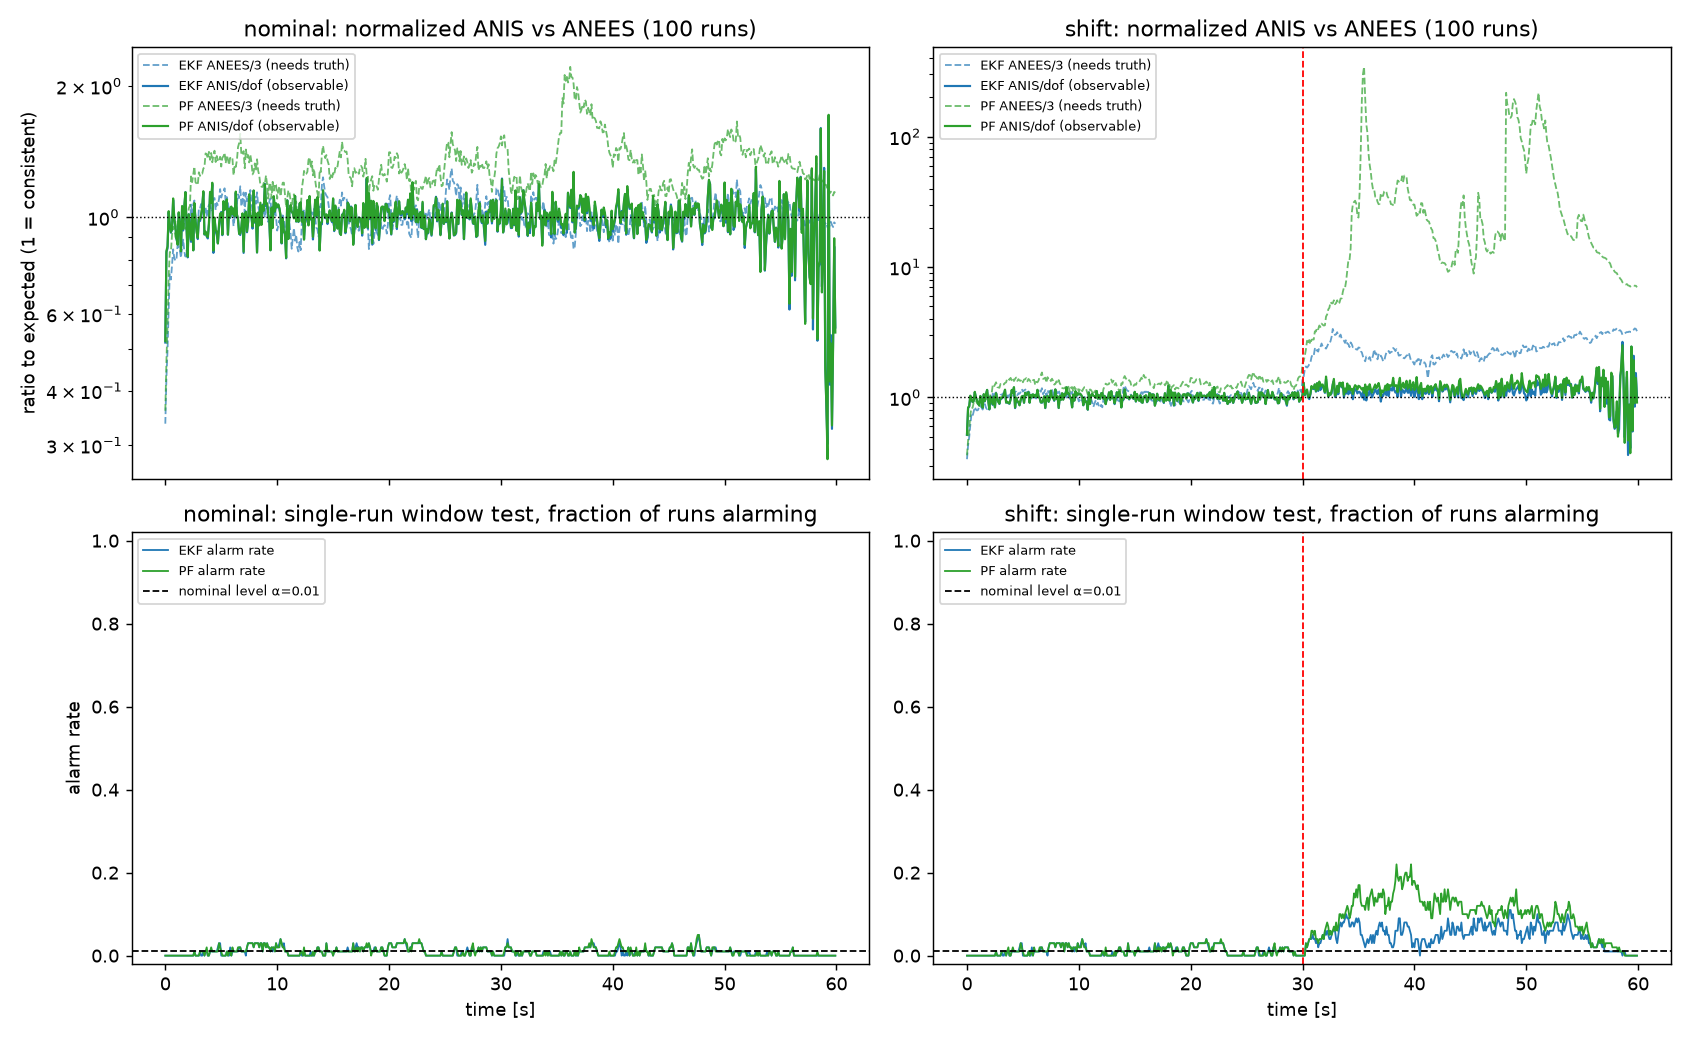

Reproduce this figure in Python.
"""Experiment 3: can innovations (NIS) reveal the noise shift without ground truth?

Experiment 2 showed the filters become overconfident after the motion-noise
shift, but it measured this with NEES, which needs the true pose. Online, the
only observable signal is the innovation nu = z - z_hat. Here we ask:

  Q1 (population)  Does ANIS leave its chi-square band after the shift,
                   and by how much compared with ANEES?
  Q2 (single run)  Can a windowed NIS test on ONE run detect the shift
                   quickly with few false alarms? (Online, there is only one run.)

NIS definitions
  EKF: sequential updates -> each landmark gives nu_j ~ N(0, S_nu,j) with 2 DOF
       when the filter is consistent; per step we sum NIS and DOF.
  PF : joint predictive NIS of all landmarks seen this step, using the
       predicted particle cloud (before reweighting), see sim_core.pf_predictive_nis.

Detector: sliding window of W steps, statistic = sum NIS, dof = sum DOF;
alarm when chi2.sf(stat, dof) < ALPHA.

Run:    uv run python 03_nis_detection.py
Output: 03_nis_detection.png, 03_nis_detection.json
"""

import json

import matplotlib.pyplot as plt
import numpy as np
from scipy.stats import chi2

from sim_core import (DT, M_RUNS, N_PARTICLES, SEED, SHIFT_STD_FACTOR, SHIFT_STEP, STATE_DIM,
                      STEPS, control, ekf_predict, ekf_update, nees, pf_correct, pf_moments,
                      pf_predict, pf_predictive_nis, simulate_step)

WINDOW = 20          # detector window [steps] = 2 s
ALPHA = 0.01         # per-step false-alarm level of the window test
DETECT_HORIZON = 100 # count a detection only within 10 s after the shift


def run(seed, shift):
    rng = np.random.default_rng(seed)
    truth = np.zeros(3)
    mu, S = truth.copy(), np.eye(3) * 0.01
    P = truth + rng.multivariate_normal(np.zeros(3), S, N_PARTICLES)
    w = np.full(N_PARTICLES, 1 / N_PARTICLES)
    # [filter, quantity, t]; quantity: 0 = NIS sum, 1 = DOF, 2 = NEES
    out = np.zeros((2, 3, STEPS))

    for t in range(STEPS):
        u = control(t)
        truth, zs = simulate_step(truth, t, shift, rng)

        mu, S = ekf_predict(mu, S, u)
        for z, lm in zs:
            mu, S, nis = ekf_update(mu, S, z, lm)
            out[0, 0, t] += nis
            out[0, 1, t] += 2

        P = pf_predict(P, u, rng)
        nis, dof = pf_predictive_nis(P, w, zs)
        if dof:
            out[1, 0, t], out[1, 1, t] = nis, dof
        P, w = pf_correct(P, w, zs, rng)

        out[0, 2, t] = nees(mu, S, truth)
        out[1, 2, t] = nees(*pf_moments(P, w), truth)
    return out


def window_alarms(nis, dof):
    """(M, STEPS) -> boolean alarms; False where the window has no measurements."""
    k = np.ones(WINDOW)
    s = np.apply_along_axis(lambda x: np.convolve(x, k)[:STEPS], 1, nis)
    d = np.apply_along_axis(lambda x: np.convolve(x, k)[:STEPS], 1, dof)
    alarms = np.zeros_like(s, dtype=bool)
    ok = d > 0
    alarms[ok] = chi2.sf(s[ok], d[ok]) < ALPHA
    alarms[:, :WINDOW] = False            # window not yet full
    return alarms


def main():
    data = {}
    for cond in ("nominal", "shift"):
        data[cond] = np.stack([run(SEED + i, cond == "shift") for i in range(M_RUNS)])
        print(f"{cond}: done")                 # (M, filter, quantity, STEPS)

    names, colors = ("EKF", "PF"), ("tab:blue", "tab:green")
    tt = np.arange(STEPS) * DT
    pre, post = slice(WINDOW, SHIFT_STEP), slice(SHIFT_STEP, None)
    summary = {"window_steps": WINDOW, "alpha": ALPHA, "M_runs": M_RUNS,
               "shift_time_s": SHIFT_STEP * DT, "shift_std_factor": SHIFT_STD_FACTOR}

    fig, axes = plt.subplots(2, 2, figsize=(13, 8), sharex=True)
    for col, cond in enumerate(("nominal", "shift")):
        D = data[cond]
        ax_r, ax_d = axes[0, col], axes[1, col]
        for f, (name, c) in enumerate(zip(names, colors)):
            nis, dof, ne = D[:, f, 0], D[:, f, 1], D[:, f, 2]
            tot_dof = dof.sum(axis=0)
            has = tot_dof > 0
            anis_ratio = np.full(STEPS, np.nan)        # 1.0 when consistent
            anis_ratio[has] = nis.sum(axis=0)[has] / tot_dof[has]
            anees_ratio = ne.mean(axis=0) / STATE_DIM  # 1.0 when consistent
            lo = chi2.ppf(0.025, tot_dof[has]) / tot_dof[has]
            hi = chi2.ppf(0.975, tot_dof[has]) / tot_dof[has]
            in_band = np.full(STEPS, np.nan)
            in_band[has] = (anis_ratio[has] >= lo) & (anis_ratio[has] <= hi)

            ax_r.semilogy(tt, anees_ratio, c, lw=1, ls="--", alpha=0.7, label=f"{name} ANEES/3 (needs truth)")
            ax_r.semilogy(tt, anis_ratio, c, lw=1.2, label=f"{name} ANIS/dof (observable)")

            alarms = window_alarms(nis, dof)
            ax_d.plot(tt, alarms.mean(axis=0), c, lw=1, label=f"{name} alarm rate")

            entry = {}
            for phase, sl in (("before", pre), ("after", post)):
                entry[f"{phase}/mean_ANIS_ratio"] = round(float(np.nanmean(anis_ratio[sl])), 3)
                entry[f"{phase}/mean_ANEES_ratio"] = round(float(np.nanmean(anees_ratio[sl])), 3)
                entry[f"{phase}/frac_ANIS_in_band"] = round(float(np.nanmean(in_band[sl])), 3)
                entry[f"{phase}/alarm_rate"] = round(float(alarms[:, sl].mean()), 4)
            entry["frac_steps_without_measurement"] = round(float((dof == 0).mean()), 3)
            # In the nominal condition this is the chance-level baseline:
            # probability of >= 1 (false) alarm in the same 10 s window.
            win = alarms[:, SHIFT_STEP:SHIFT_STEP + DETECT_HORIZON]
            hit = win.any(axis=1)
            delays = win.argmax(axis=1)[hit] * DT
            entry["any_alarm_within_10s_of_t30"] = round(float(hit.mean()), 3)
            entry["median_first_alarm_s"] = round(float(np.median(delays)), 2) if hit.any() else None
            if cond == "shift":
                # Is the observable ratio a good proxy for the unobservable one?
                m = ~np.isnan(anis_ratio[post])
                entry["corr_ANIS_ANEES_after"] = round(float(np.corrcoef(
                    anis_ratio[post][m], anees_ratio[post][m])[0, 1]), 3)
            summary[f"{cond}/{name}"] = entry

        ax_r.axhline(1, color="k", ls=":", lw=0.8)
        ax_d.axhline(ALPHA, color="k", ls="--", lw=1, label=f"nominal level α={ALPHA}")
        for ax in (ax_r, ax_d):
            if cond == "shift":
                ax.axvline(SHIFT_STEP * DT, color="r", ls="--", lw=1)
        ax_r.set_title(f"{cond}: normalized ANIS vs ANEES ({M_RUNS} runs)")
        ax_d.set_title(f"{cond}: single-run window test, fraction of runs alarming")
        ax_d.set_ylim(-0.02, 1.02)
        ax_d.set_xlabel("time [s]")
        ax_r.legend(fontsize=7, loc="upper left")
        ax_d.legend(fontsize=7, loc="upper left")
    axes[0, 0].set_ylabel("ratio to expected (1 = consistent)")
    axes[1, 0].set_ylabel("alarm rate")
    fig.tight_layout()
    fig.savefig("03_nis_detection.png", dpi=130)

    with open("03_nis_detection.json", "w") as fh:
        json.dump(summary, fh, indent=2)
    print(json.dumps(summary, indent=2))


if __name__ == "__main__":
    main()
